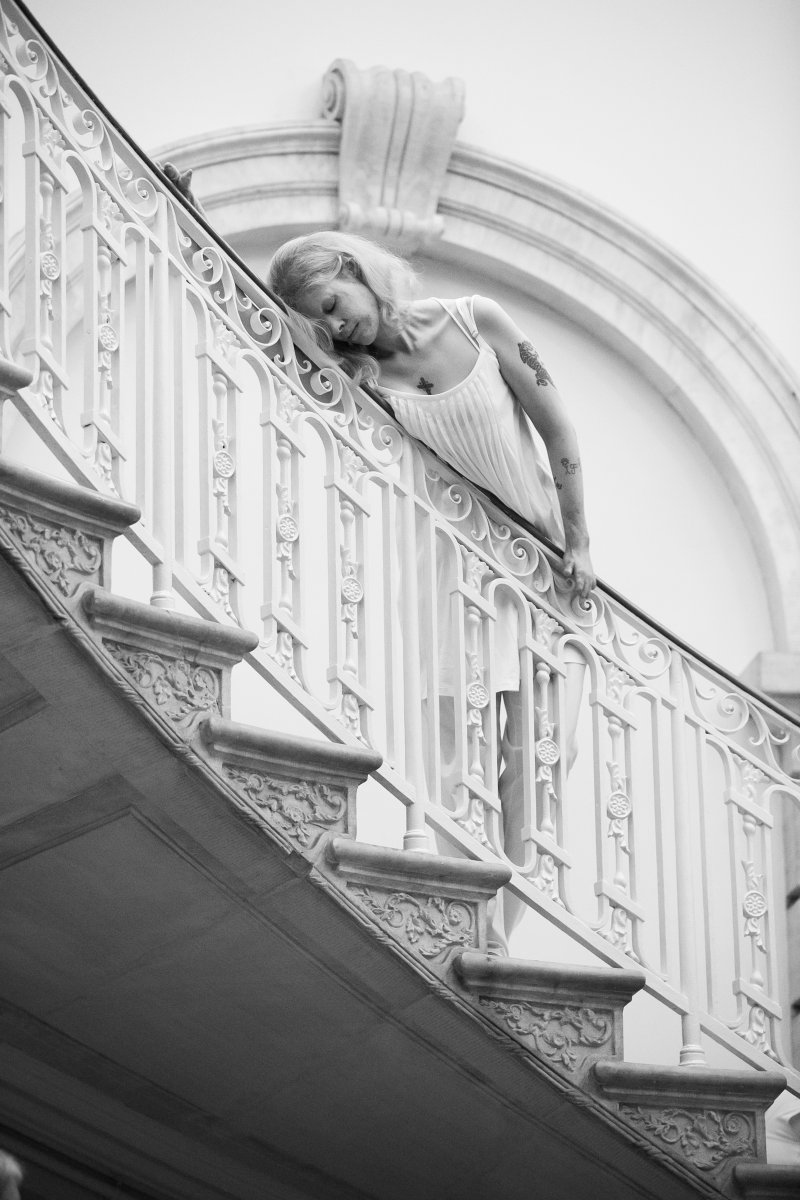
#> input picture Assets/Images/HeidiLatsky120117CityHall007.jpg, 2400 x 3600 px (shown at 1/3 size); its folder holds only this picture in this run
$ python faces-train.py   (older library calls are emulated)
#> lines starting #> are read from the running program, lines starting #| are printed output that depends on the picture; after the words box and inside, x2 and y2 are one past the last pixel; in counts of white or black regions, pixels touching at a corner belong together
import os
from PIL import Image
import numpy as np
import cv2
import pickle

BASE_DIR = os.path.dirname(os.path.abspath(__file__))
image_dir = os.path.join(BASE_DIR,"images")
recognizer = cv2.face.LBPHFaceRecognizer_create()

face_cascade = cv2.CascadeClassifier("cascades/haarcascade_frontalface_alt2.xml")

x_train = []
y_labels = []

current_id = 0
label_ids = {}

for root, dir, files in os.walk(image_dir):
    for file in files:
        if (file.endswith("png") or file.endswith("jpg")):
            path = os.path.join(root, file)
            label = os.path.basename(root).replace(" ", "-").lower()
            if not label in label_ids:
                label_ids[label] = current_id
                current_id+=1
            id_=label_ids[label]
            #y_labels.append(list) #some number
            #x_train.append(path) #verify this, turn into numpy array, GRAY
            pil_image = Image.open(path).convert("L") #grayscale
            size = (550,550)
            final_image = pil_image.resize(size, Image.ANTIALIAS)
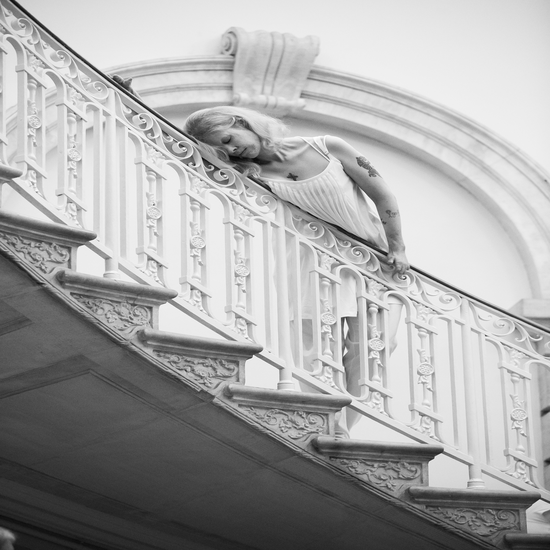
#> final_image: PIL image 550x550 L; min 5, max 255, mean 167.4
            image_array= np.array(pil_image, "uint8")
            #print(image_array)
            faces = face_cascade.detectMultiScale(image_array)
#> faces = ()

            for(x,y,w,h) in faces:
                roi = image_array[y:y+h, x:+x+w]
                x_train.append(roi)
                y_labels.append(id_)
#> this loop made 0 passes
#> after the loop, x_train = []; y_labels = []

print(label_ids)

with open("labels.pickle", 'wb') as f:
    pickle.dump(label_ids, f)


#> (the run stopped early here; a loop or call above may not have finished)

$ run again, on Assets/Images/feather.png
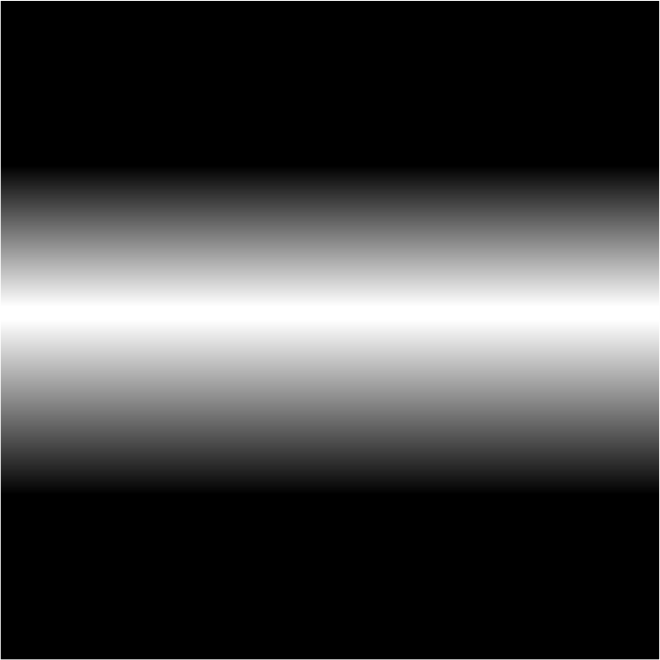
#> input picture Assets/Images/feather.png, 1980 x 1980 px (shown at 1/3 size)
#> `pil_image = Image.open(path).convert("L")`:
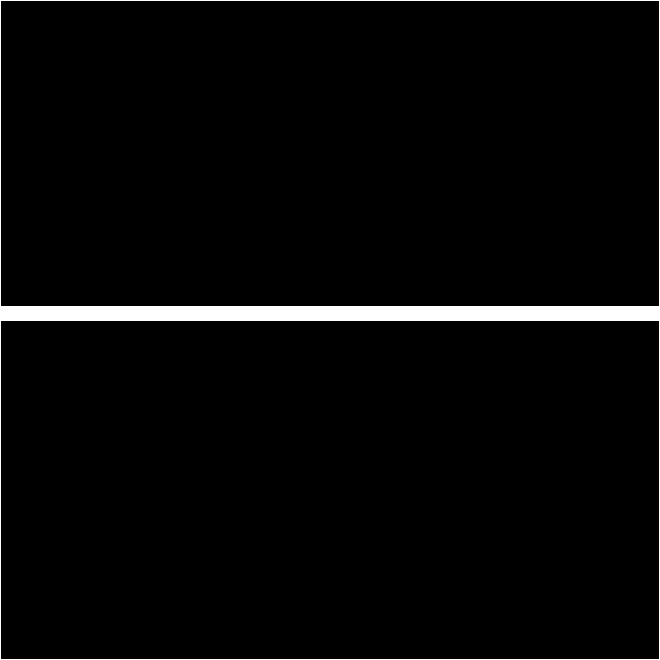
#> pil_image: PIL image 1980x1980 L (shown at 1/3 size); 2.5% white; 1 white region, box (x1, y1, x2, y2) and area: (0, 0, 1980, 1980) 98816
#> `final_image = pil_image.resize(size, Image.ANTIALIAS)`:
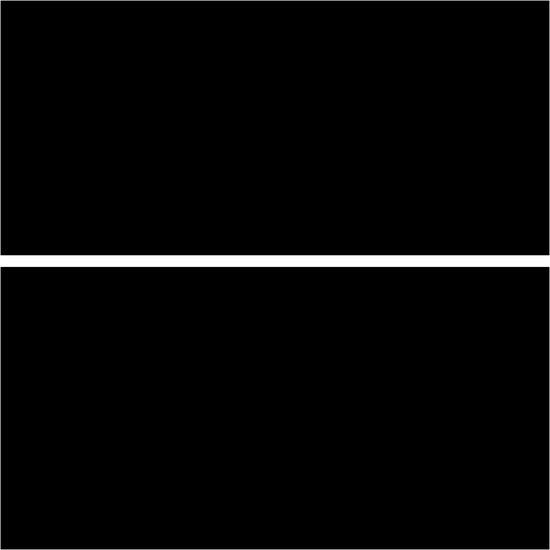
#> final_image: PIL image 550x550 L; min 0, max 255, mean 6.4
#> faces = ()
#> after the loop `for(x,y,w,h) in faces:`: x_train = []
